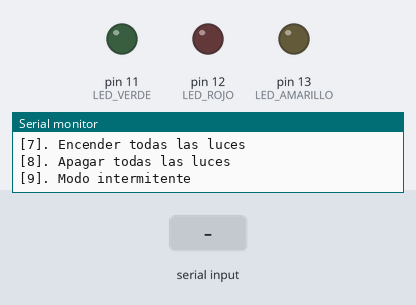
Simulated run of this sketch. Board: Arduino Uno, built with avr-gcc and run on an emulated ATmega328P. Parts: output pins drawn as LEDs (lit = HIGH), the last lines printed to the serial monitor. Dashed ring = blinking. The test bench sets the inputs (shaded band).

Above: at 1.3 s.
1.4 s: "9" received over Serial
At 1.8 s:
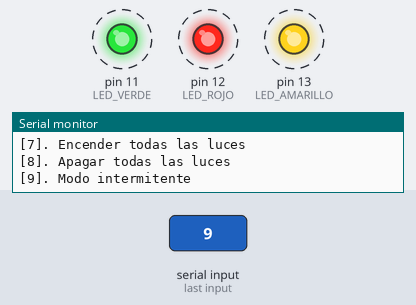
4.4 s: "1" received over Serial
7.4 s: "3" received over Serial
At 7.8 s:
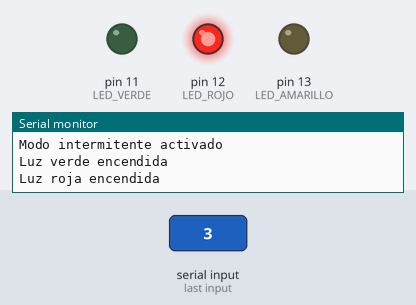
8.9 s: "5" received over Serial
At 10.2 s:
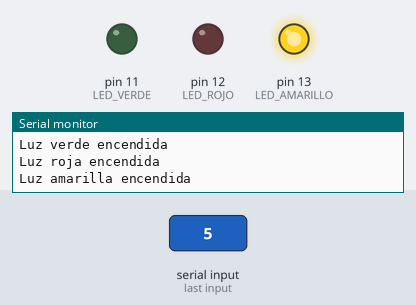
Timing chart, 0 to 11.4 s (numbered marks = the images above; inputs shaded):
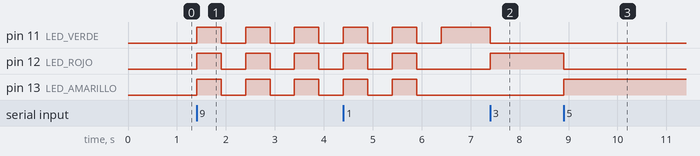

The sketch:

laboratorio_11.ino
```cpp
#define LED_VERDE 11
#define LED_ROJO 12
#define LED_AMARILLO 13

void setup() {

  pinMode(LED_VERDE, OUTPUT);
  pinMode(LED_ROJO, OUTPUT);
  pinMode(LED_AMARILLO, OUTPUT);

  Serial.begin(9600);


  Serial.println("MENU PRINCIPAL");
  Serial.println("[1]. Encender luz verde");
  Serial.println("[2]. Apagar luz verde");
  Serial.println("[3]. Encender luz roja");
  Serial.println("[4]. Apagar luz roja");
  Serial.println("[5]. Encender luz amarilla");
  Serial.println("[6]. Apagar luz amarilla");
  Serial.println("[7]. Encender todas las luces");
  Serial.println("[8]. Apagar todas las luces");
  Serial.println("[9]. Modo intermitente");
}

void loop() {
  if (Serial.available() > 0) {
  char opt = Serial.read();

    switch (opt) {
      case '1': // Encender luz verde
        digitalWrite(LED_VERDE, HIGH);
        digitalWrite (LED_ROJO, LOW);
        digitalWrite (LED_AMARILLO, LOW);

      Serial.println("Luz verde encendida");
        break;
      case '2': // Apagar luz verde
        digitalWrite(LED_VERDE, LOW);
        Serial.println("Luz verde apagada");
        break;
      case '3': // Encender luz roja
        digitalWrite(LED_ROJO, HIGH);
        digitalWrite (LED_VERDE, LOW);
        digitalWrite (LED_AMARILLO, LOW);

        Serial.println("Luz roja encendida");
        break;
      case '4': // Apagar luz roja
        digitalWrite(LED_ROJO, LOW);
        Serial.println("Luz roja apagada");
        break;
      case '5': // Encender luz amarilla
        digitalWrite(LED_AMARILLO, HIGH);
      digitalWrite(LED_ROJO, LOW);
        digitalWrite (LED_VERDE, LOW);
        Serial.println("Luz amarilla encendida");
        break;
      case '6': // Apagar luz amarilla
        digitalWrite(LED_AMARILLO, LOW);
        Serial.println("Luz amarilla apagada");
        break;
      case '7': // Encender todas las luces
        encenderTodas();
        Serial.println("Todas las luces encendidas");
        break;
      case '8': // Apagar todas las luces
        apagarTodas();
        Serial.println("Todas las luces apagadas");
        break;
      case '9': // Modo intermitente
        modoIntermitente();
        Serial.println("Modo intermitente activado");
        break;
      default:
        Serial.println("Comando no reconocido");
        break;
    }
  }
}

// Función para encender todas las luces
void encenderTodas() {
  digitalWrite(LED_VERDE, HIGH);
  digitalWrite(LED_ROJO, HIGH);
  digitalWrite(LED_AMARILLO, HIGH);
}

// Función para apagar todas las luces
void apagarTodas() {
  digitalWrite(LED_VERDE, LOW);
  digitalWrite(LED_ROJO, LOW);
  digitalWrite(LED_AMARILLO, LOW);
}

// Función para activar el modo intermitente
void modoIntermitente() {
  for (int i = 0; i < 5; i++) {  // Parpadea 5 veces
    encenderTodas();
    delay(500); // Espera 0.5 segundos
    apagarTodas();
    delay(500); // Espera 0.5 segundos
  }
}
```

Measured:
- after the input at 1.4 s, pin 11 (LED_VERDE), pin 12 (LED_ROJO), pin 13 (LED_AMARILLO): alternates HIGH for 0.50 s and LOW for 0.50 s, starting at once
- after the input at 7.4 s, pin 11 (LED_VERDE): HIGH → LOW at once; pin 12 (LED_ROJO): LOW → HIGH at once
- after the input at 8.9 s, pin 12 (LED_ROJO): HIGH → LOW at once; pin 13 (LED_AMARILLO): LOW → HIGH at once
